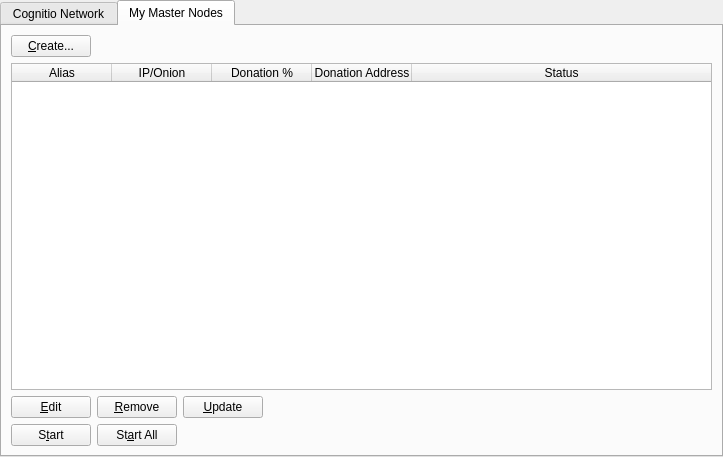
<?xml version="1.0" encoding="UTF-8"?>
<ui version="4.0">
 <class>MasternodeManager</class>
 <widget class="QWidget" name="MasternodeManager">
  <property name="geometry">
   <rect>
    <x>0</x>
    <y>0</y>
    <width>723</width>
    <height>457</height>
   </rect>
  </property>
  <property name="windowTitle">
   <string>Form</string>
  </property>
  <layout class="QVBoxLayout" name="topLayout">
   <property name="leftMargin">
    <number>0</number>
   </property>
   <property name="topMargin">
    <number>0</number>
   </property>
   <property name="rightMargin">
    <number>0</number>
   </property>
   <property name="bottomMargin">
    <number>0</number>
   </property>
   <item>
    <layout class="QVBoxLayout" name="verticalLayout">
     <property name="bottomMargin">
      <number>0</number>
     </property>
     <item>
      <widget class="QTabWidget" name="tabWidget">
       <property name="currentIndex">
        <number>1</number>
       </property>
       <widget class="QWidget" name="tab">
        <attribute name="title">
         <string>Cognitio Network</string>
        </attribute>
        <layout class="QGridLayout" name="gridLayout">
         <item row="1" column="0">
          <widget class="QTableWidget" name="tableWidget">
           <property name="editTriggers">
            <set>QAbstractItemView::NoEditTriggers</set>
           </property>
           <property name="alternatingRowColors">
            <bool>false</bool>
           </property>
           <property name="selectionBehavior">
            <enum>QAbstractItemView::SelectRows</enum>
           </property>
           <property name="sortingEnabled">
            <bool>true</bool>
           </property>
           <attribute name="horizontalHeaderStretchLastSection">
            <bool>true</bool>
           </attribute>
           <column>
            <property name="text">
             <string>Address</string>
            </property>
           </column>
           <column>
            <property name="text">
             <string>Rank</string>
            </property>
           </column>
           <column>
            <property name="text">
             <string>Active</string>
            </property>
           </column>
           <column>
            <property name="text">
             <string>Active (secs)</string>
            </property>
           </column>
           <column>
            <property name="text">
             <string>Last Seen</string>
            </property>
           </column>
           <column>
            <property name="text">
             <string>Pubkey</string>
            </property>
           </column>
          </widget>
         </item>
         <item row="2" column="0">
          <widget class="QTableWidget" name="tableWidget_3">
           <property name="editTriggers">
            <set>QAbstractItemView::NoEditTriggers</set>
           </property>
           <property name="alternatingRowColors">
            <bool>false</bool>
           </property>
           <property name="selectionBehavior">
            <enum>QAbstractItemView::SelectRows</enum>
           </property>
           <property name="sortingEnabled">
            <bool>true</bool>
           </property>
           <attribute name="horizontalHeaderStretchLastSection">
            <bool>true</bool>
           </attribute>
           <column>
            <property name="text">
             <string>Address</string>
            </property>
           </column>
           <column>
            <property name="text">
             <string>Rank</string>
            </property>
           </column>
           <column>
            <property name="text">
             <string>Active</string>
            </property>
           </column>
           <column>
            <property name="text">
             <string>Active (secs)</string>
            </property>
           </column>
           <column>
            <property name="text">
             <string>Last Seen</string>
            </property>
           </column>
           <column>
            <property name="text">
             <string>Pubkey</string>
            </property>
           </column>
          </widget>
         </item>
         <item row="0" column="0">
          <layout class="QHBoxLayout" name="horizontalLayout_3">
           <property name="bottomMargin">
            <number>0</number>
           </property>
           <item>
            <widget class="QLabel" name="label_2">
             <property name="text">
              <string>Cognitio Node Count:</string>
             </property>
            </widget>
           </item>
           <item>
            <widget class="QLabel" name="countLabel">
             <property name="text">
              <string>0</string>
             </property>
            </widget>
           </item>
           <item>
            <spacer name="horizontalSpacer_3">
             <property name="orientation">
              <enum>Qt::Horizontal</enum>
             </property>
             <property name="sizeHint" stdset="0">
              <size>
               <width>40</width>
               <height>20</height>
              </size>
             </property>
            </spacer>
           </item>
          </layout>
         </item>
        </layout>
       </widget>
       <widget class="QWidget" name="tab_2">
        <attribute name="title">
         <string>My Master Nodes</string>
        </attribute>
        <layout class="QGridLayout" name="gridLayout_2">
         <item row="0" column="0">
          <layout class="QVBoxLayout" name="verticalLayout_2">
           <property name="bottomMargin">
            <number>0</number>
           </property>
           <item>
            <layout class="QHBoxLayout" name="horizontalLayout">
             <item>
              <widget class="QPushButton" name="createButton">
               <property name="text">
                <string>&amp;Create...</string>
               </property>
              </widget>
             </item>
             <item>
              <spacer name="horizontalSpacer">
               <property name="orientation">
                <enum>Qt::Horizontal</enum>
               </property>
               <property name="sizeHint" stdset="0">
                <size>
                 <width>40</width>
                 <height>20</height>
                </size>
               </property>
              </spacer>
             </item>
            </layout>
           </item>
           <item>
            <widget class="QTableWidget" name="tableWidget_2">
             <property name="minimumSize">
              <size>
               <width>695</width>
               <height>0</height>
              </size>
             </property>
             <property name="editTriggers">
              <set>QAbstractItemView::NoEditTriggers</set>
             </property>
             <property name="alternatingRowColors">
              <bool>false</bool>
             </property>
             <property name="selectionMode">
              <enum>QAbstractItemView::SingleSelection</enum>
             </property>
             <property name="selectionBehavior">
              <enum>QAbstractItemView::SelectRows</enum>
             </property>
             <property name="gridStyle">
              <enum>Qt::SolidLine</enum>
             </property>
             <property name="cornerButtonEnabled">
              <bool>false</bool>
             </property>
             <attribute name="horizontalHeaderStretchLastSection">
              <bool>true</bool>
             </attribute>
             <column>
              <property name="text">
               <string>Alias</string>
              </property>
             </column>
             <column>
              <property name="text">
               <string>IP/Onion</string>
              </property>
             </column>
             <column>
              <property name="text">
               <string>Donation %</string>
              </property>
             </column>
             <column>
              <property name="text">
               <string>Donation Address</string>
              </property>
             </column>
             <column>
              <property name="text">
               <string>Status</string>
              </property>
             </column>
            </widget>
           </item>
           <item>
            <layout class="QHBoxLayout" name="horizontalLayout_2">
             <property name="bottomMargin">
              <number>0</number>
             </property>
             <item>
              <widget class="QPushButton" name="editButton">
               <property name="text">
                <string>&amp;Edit</string>
               </property>
              </widget>
             </item>
             <item>
              <widget class="QPushButton" name="removeButton">
               <property name="text">
                <string>&amp;Remove</string>
               </property>
              </widget>
             </item>
             <item>
              <widget class="QPushButton" name="UpdateButton">
               <property name="text">
                <string>&amp;Update</string>
               </property>
              </widget>
             </item>
             <item>
              <spacer name="horizontalSpacer_2">
               <property name="orientation">
                <enum>Qt::Horizontal</enum>
               </property>
               <property name="sizeHint" stdset="0">
                <size>
                 <width>40</width>
                 <height>20</height>
                </size>
               </property>
              </spacer>
             </item>
            </layout>
           </item>
           <item>
            <layout class="QHBoxLayout" name="horizontalLayout_4">
             <property name="bottomMargin">
              <number>0</number>
             </property>
            </layout>
           </item>
           <item>
            <layout class="QHBoxLayout" name="horizontalLayout_5">
             <property name="bottomMargin">
              <number>0</number>
             </property>
             <item>
              <widget class="QPushButton" name="startButton">
               <property name="text">
                <string>S&amp;tart</string>
               </property>
              </widget>
             </item>
             <item>
              <widget class="QPushButton" name="startAllButton">
               <property name="text">
                <string>St&amp;art All</string>
               </property>
              </widget>
             </item>
             <item>
              <spacer name="horizontalSpacer_5">
               <property name="orientation">
                <enum>Qt::Horizontal</enum>
               </property>
               <property name="sizeHint" stdset="0">
                <size>
                 <width>40</width>
                 <height>20</height>
                </size>
               </property>
              </spacer>
             </item>
            </layout>
           </item>
          </layout>
         </item>
        </layout>
       </widget>
      </widget>
     </item>
    </layout>
   </item>
  </layout>
 </widget>
 <resources/>
 <connections/>
</ui>
